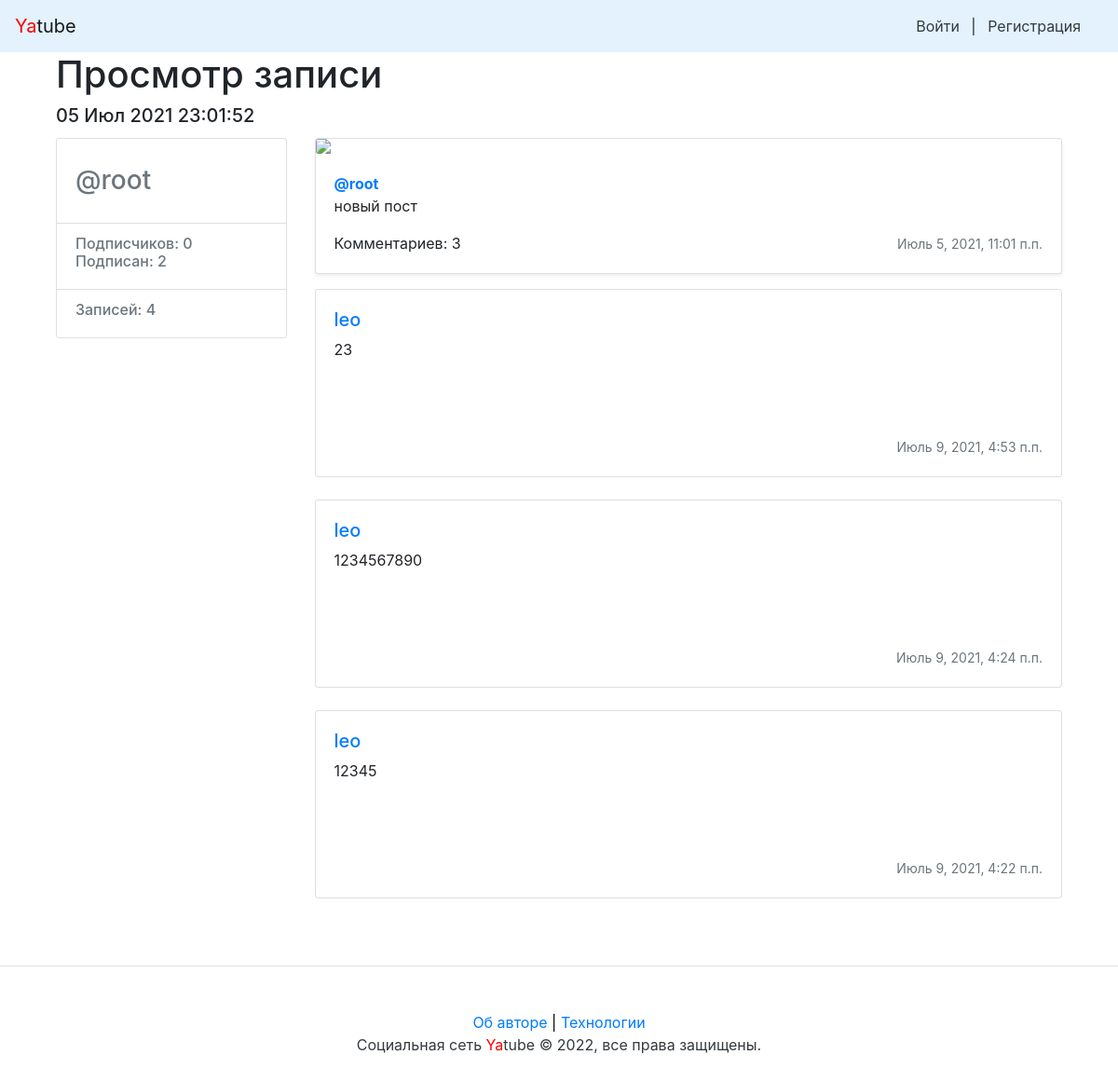
Page /user/root/65/ on the committed database.
### posts/models.py (models this page shows, shortened)
class Post(models.Model):
    text = models.TextField(
        verbose_name='Текст',
        help_text='Текст вашего поста.',
    )
    pub_date = models.DateTimeField(
        auto_now_add=True,
        verbose_name='Дата публикации',
    )
    author = models.ForeignKey(
        User,
        on_delete=models.CASCADE,
        verbose_name='Автор',
        related_name='posts',
    )
    group = models.ForeignKey(
        Group,
        blank=True,
        null=True,
        on_delete=models.SET_NULL,
        verbose_name='Группа',
        related_name='posts',
        help_text=mark_safe('Тематическая группа. Группы создают '
                            'администраторы.<br>Можно не выбирать.')
    )
    image = models.ImageField(
        upload_to='posts/',
        verbose_name='Изображение',
        blank=True,
        null=True,
        help_text=('Загрузите изображение. Оптимальный размер 960x339. '
                   'Допускаются 1920x678, 640x226, 480x170 px.'),
    )
    class Meta:
        verbose_name = 'Пост'
        verbose_name_plural = 'Посты'
        ordering = ('-pub_date', )

class Comment(models.Model):
    post = models.ForeignKey(
        Post,
        on_delete=models.CASCADE,
        verbose_name='Пост',
        related_name='comments',
    )
    author = models.ForeignKey(
        User,
        on_delete=models.CASCADE,
        verbose_name='Автор',
        related_name='comments',
    )
    text = models.TextField(
        verbose_name='Текст',
        help_text='Текст вашего комментария.',
    )
    created = models.DateTimeField(
        auto_now_add=True,
        verbose_name='Дата публикации',
    )
    class Meta:
        verbose_name = 'Комментарий'
        verbose_name_plural = 'Комментарии'
        ordering = ('-created',)

### posts/views.py (the view)
# urls.py: path('user/<str:username>/<int:post_id>/', views.post_view, name='post'),
@require_http_methods(('GET', 'POST'))
def post_view(request, username, post_id):
    post = get_object_or_404(Post, pk=post_id, author__username=username)
    form = CommentForm()
    context = {'form': form, 'post': post}
    return render(request, 'posts/post.html', context)

### yatube/context_processors.py (called while the page is built)
def year(request):
    year = dt.today().year
    return {
        'year': year
    }

### templates/posts/post.html (shortened to what this page needs)
{% extends "base.html" %}
{% block header %}
  Просмотр записи {{ post.author.get_full_name }}
  <h5>{{ post.pub_date|date:"d M Y H:i:s" }}</h5>
{% endblock %}
{% block content %}
  <div class="row">
    {% include "includes/author_card.html" with author=post.author %}
    <div class="col-md-9">
      {% include "includes/post_item.html" with add_comment=False %}
      {% include "includes/comments.html" with comments=post.comments.all %}
    </div>
  </div>
{% endblock %}

### templates/includes/author_card.html (shortened to what this page needs)
<div class="col-md-3 mb-3 mt-1">
  <div class="card">
    <div class="card-body">
      <div class="h3 text-muted">
        @{{ author.username }}
      </div>
    </div>
    <ul class="list-group list-group-flush">
      <li class="list-group-item">
        <div class="h6 text-muted">
          Подписчиков: {{ author.following.count }} <br>
          Подписан: {{ author.follower.count }}
        </div>
      </li>
      <li class="list-group-item">
        <div class="h6 text-muted">
          Записей: {{ author.posts.count }}
        </div>
      </li>
    </ul>
  </div>
</div>

### templates/includes/post_item.html (shortened to what this page needs)
<div class="card mb-3 mt-1 shadow-sm">
  {% load thumbnail %}
  {% thumbnail post.image "960x339" crop="center" upscale=True as im %}
    <img class="card-img" src="{{ im.url }}">
  {% endthumbnail %}
  <div class="card-body">
    <p class="card-text">
      <a name="post_{{ post.id }}" href="{% url 'profile' post.author.username %}">
        <strong class="d-block text-gray-dark">@{{ post.author }}</strong>
      </a>
      {{ post.text|linebreaksbr }}
    </p>
    <div class="d-flex justify-content-between align-items-center">
      <div class="btn-group">
        {% if page %}
          {% if post.comments.exists %}
            <a class="btn btn-sm btn-link" href="{% url 'post' post.author.username post.id %}" role="button">Комментариев: {{ post.comments.count }}</a>
          {% else %}
            {% if user.is_authenticated %}
              <a class="btn btn-sm btn-primary" href="{% url 'post' post.author.username post.id %}" role="button">
                Добавить комментарий
              </a>
            {% else %}
              <a class="btn btn-sm btn-link" href="{% url 'post' post.author.username post.id %}" role="button">Нет комментариев, открыть пост</a>
            {% endif %}
          {% endif %}
        {% else %}
          Комментариев: {{ post.comments.count }}
        {% endif %}
      </div>
      <small class="text-muted">{{ post.pub_date }}</small>
    </div>
  </div>
</div>

### templates/includes/comments.html (shortened to what this page needs)
{% load user_filters %}
{% for item in comments %}
  <div class="media card mb-4">
    <div class="media-body card-body">
      <h5 class="mt-0">
        <a
          href="{% url 'profile' item.author.username %}"
          name="comment_{{ item.id }}"
        >{{ item.author.username }}</a>
      </h5>
      <p>{{ item.text|linebreaksbr }}</p>
    </div>
    <div class="media-body card-body" style="width: 100%;">
      <div style="text-align: right;">
        <small class="text-muted">{{ item.created }}</small>
      </div>
    </div>
  </div>
{% endfor %}

### rows in the picture
Post: pub_date "05 Июл 2021 23:01:52", author "root", text "новый пост", comments.count "3", pub_date "Июль 5, 2021, 11:01 п.п."
Comment: author.username "leo", text "23", created "Июль 9, 2021, 4:53 п.п."
Comment: author.username "leo", text "1234567890", created "Июль 9, 2021, 4:24 п.п."
Comment: author.username "leo", text "12345", created "Июль 9, 2021, 4:22 п.п."

### other values in the picture
{{ author.username }} "root"
{{ author.following.count }} "0"
{{ author.follower.count }} "2"
{{ author.posts.count }} "4"
